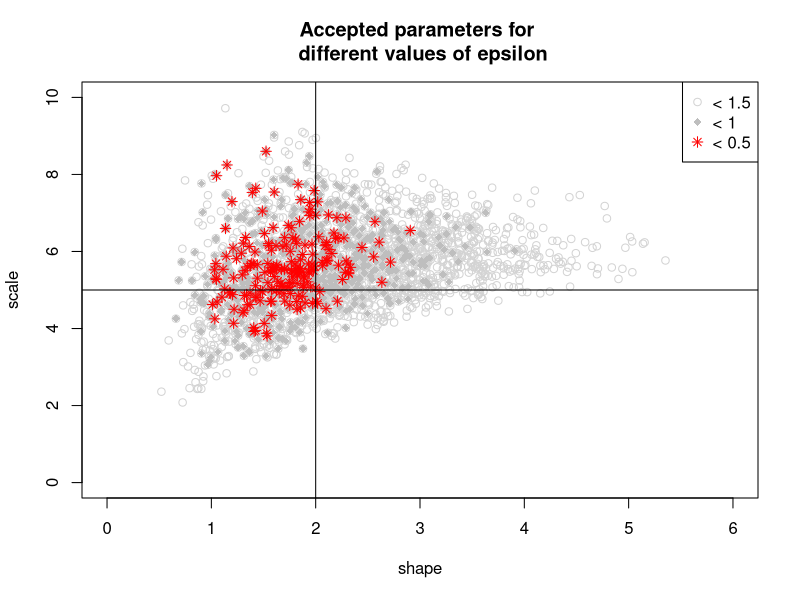

Recreate this plot in R. (Note: this script raises an error after producing the figure.)
# ABC Rejection Algorithm
# 
# Proposed by Tavare, 1997
#
# Implemented by Florian Hartig http://florianhartig.wordpress.com/ 
# Following the pseudocode from http://onlinelibrary.wiley.com/doi/10.1111/j.1461-0248.2011.01640.x/suppinfo , supporting information
# reuse under http://creativecommons.org/licenses/by-sa/4.0/

# assumingwe have observed 10 data points from a simulation model that is Weilbull distributed

observedData =  rweibull(20, 2, 5)
observedSummary = c(mean(observedData), sd(observedData))

# The summary here is used because simulation-based methods are typically more efficient 
# when the dimensionality of the data is low.
# In general, one has to check whether information is lost by such a reduction(sufficiency). 
# I'm actually not sure if it is with this choice, it might be depending on the parameters, 
# but we will see that the summary is good enough 

# Defining a stochastic model with Weilbull output
# For convenience I do the summary in the same step

model <- function(par){
  simulatedData <- rweibull(20, par[1,1], par[1,2])
  simulatedSummary <- c(mean(simulatedData), sd(simulatedData))
  return(simulatedSummary)
}

# Now, here's the ABC-Rejection algorithm 

n = 20000
fit = data.frame(shape = runif(n, 0.01, 6), scale = runif(n, 0.01,10), summary1 = rep(NA, n), summary2 = rep(NA, n), distance = rep(NA, n))

for (i in 1:n){
  prediction <- model(fit[i,1:2])
  deviation = sqrt(sum(( prediction- observedSummary)^2))
  fit[i,3:5] = c(prediction, deviation)
}

# I had already calculated the euclidian distance between observed and simulated summaries
# We now plot parameters for different acceptance intervals

plot(fit[fit[,5] < 1.5, 1:2], xlim = c(0,6), ylim = c(0,10), col = "lightgrey", main = "Accepted parameters for \n different values of epsilon")
points(fit[fit[,5] < 1, 1:2],  pch = 18, col = "gray")
points(fit[fit[,5] < 0.5, 1:2],  pch = 8, col = "red")

legend("topright", c("< 1.5", "< 1", "< 0.5"), pch = c(1,18,8), col = c("lightgrey", "gray", "red"))

abline(v = 2)
abline(h = 5) 

# for comparison
fitdistr(observedData, "weibull")


# alternatively, you can use library(abc) to calculate the acceptance and do some plots 